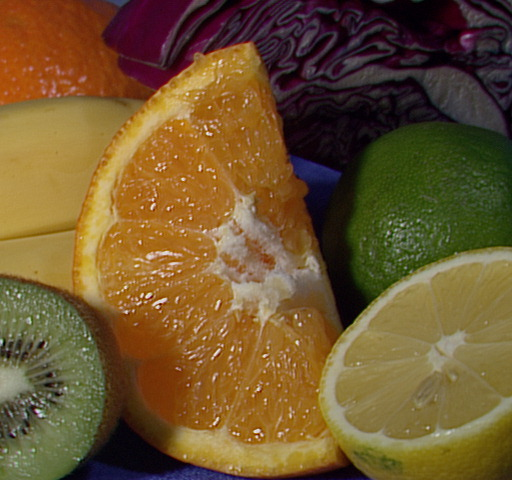
//> input picture resource/fruits.jpg, 512 x 480 px
$ ./main ../../resource/fruits.jpg   (built with g++ and OpenCV 4)
//> lines starting //> are read from the running program, lines starting //| are printed output that depends on the picture; after the words box and inside, x2 and y2 are one past the last pixel; in counts of white or black regions, pixels touching at a corner belong together
//Example11-1. An affine transformation

#include<opencv2/opencv.hpp>
#include<iostream>

using namespace std;
using namespace cv;

int main(int argc, char** argv)
{
	// [5 lines of commented-out code are left out]

	Mat src = imread("E:/mycode/mycode_opencv/resource/fruits.jpg", 1);
//> src is the input picture: 480 rows x 512 cols, CV_8UC3; mean B, G, R 46.2, 85.6, 110.8
	if (src.empty()) { cout << "Can not load " << argv[1] << endl; return -1; }

	Point2f srcTri[] =
	{
		Point2f(0, 0),				//src Top left
		Point2f(src.cols - 1, 0),	//src Top right
		Point2f(0.0, src.rows - 1)	//src Bottom left
	};

	Point2f dstTri[] =
	{
		Point2f(src.cols*0.f, src.rows*0.33f),		//dst Top left
		Point2f(src.cols*0.85f, src.rows*0.25f),	//dst Top right
		Point2f(src.cols*0.15f, src.rows*0.7f)		//dst Bottom left
	};

	//COMPUTE AFFINE MATRIX
	//
	Mat warp_mat = getAffineTransform(srcTri, dstTri);
	Mat dst, dst2;
	warpAffine(src, dst, warp_mat, src.size(), INTER_LINEAR, BORDER_CONSTANT, Scalar());
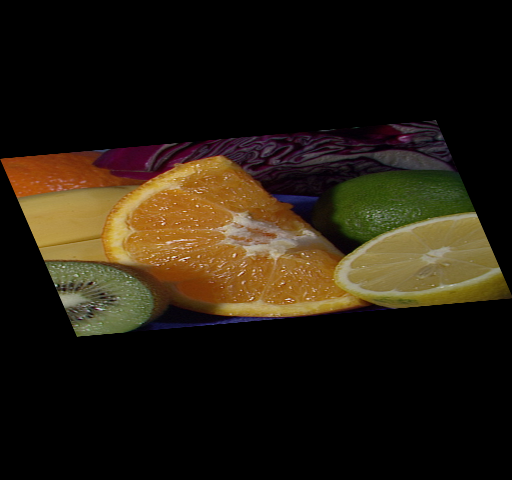
//> dst: 480 rows x 512 cols, CV_8UC3; mean B, G, R 15.2, 28.1, 36.3
	for (int i = 0; i < 2; ++i)
	{
		circle(dst, dstTri[i], 5, Scalar(255, 0, 255), -1, LINE_AA);
	}
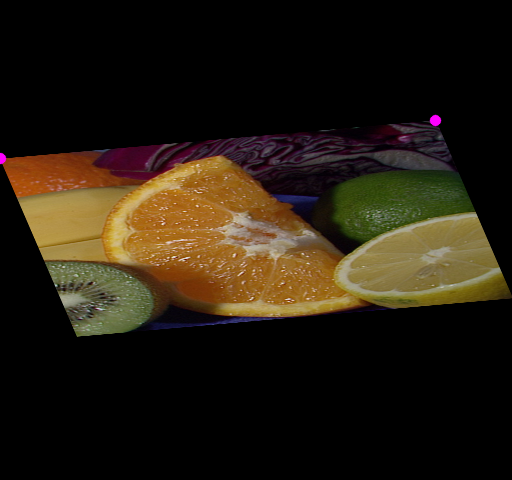
//> dst: 480 rows x 512 cols, CV_8UC3; 0.08% of pixels changed, all inside (x1, y1, x2, y2) = (0, 114, 442, 165)

	imshow("Affine Transform Test", dst);
	waitKey();

	for (int frame = 0;; ++frame)
	{
		//COMPUTE ROTATION MATRIX
		Point2f center(src.cols*0.5f, src.rows*0.5f);
//> center = Point(256, 240)
		double angle = frame * 3 % 360, scale = (cos((angle - 60)*CV_PI / 180) + 1.05)*0.8;

		Mat rot_mat = getRotationMatrix2D(center, angle, scale);
//> rot_mat = [[1.24, 0, -61.44], [0, 1.24, -57.6]]

		warpAffine(src, dst, rot_mat, src.size(), INTER_LINEAR, BORDER_CONSTANT, Scalar());
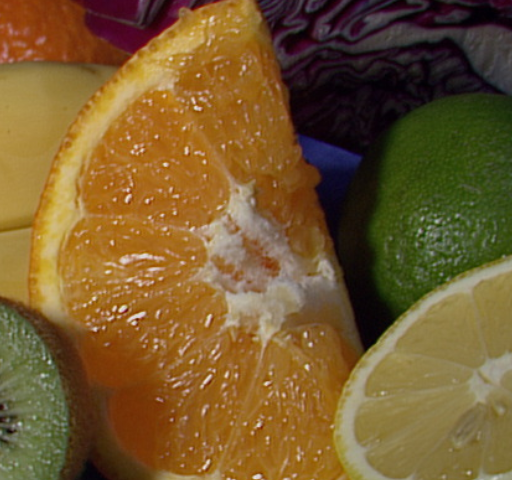
//> dst: 480 rows x 512 cols, CV_8UC3; mean B, G, R 45.9, 90.3, 118.3

		imshow("Rotated Image", dst);
		if (waitKey(30) >= 0)
//> the Esc key is pressed
			break;
	}

	return 0;
}

$ run again, with resource/BlueCup.jpg copied over resource/fruits.jpg
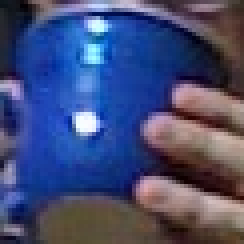
//> input picture resource/BlueCup.jpg, 61 x 61 px (shown 4 times larger)
//> src is the input picture: 61 rows x 61 cols, CV_8UC3; mean B, G, R 117.6, 76.4, 68
//> after the loop `for (int i = 0; i < 2; ++i)`:
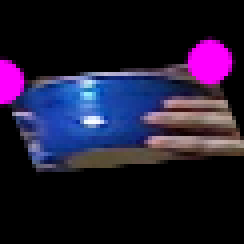
//> dst: 61 rows x 61 cols, CV_8UC3 (shown 4 times larger); mean B, G, R 49.2, 25, 32.3
//> `warpAffine(src, dst, rot_mat, src.size(), INTER_LINEAR, BORDER_CONSTAN..`:
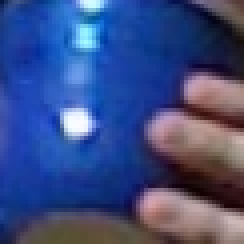
//> dst: 61 rows x 61 cols, CV_8UC3 (shown 4 times larger); mean B, G, R 131.7, 77.2, 60.5

$ run again, with resource/HandIndoorColor.jpg copied over resource/fruits.jpg
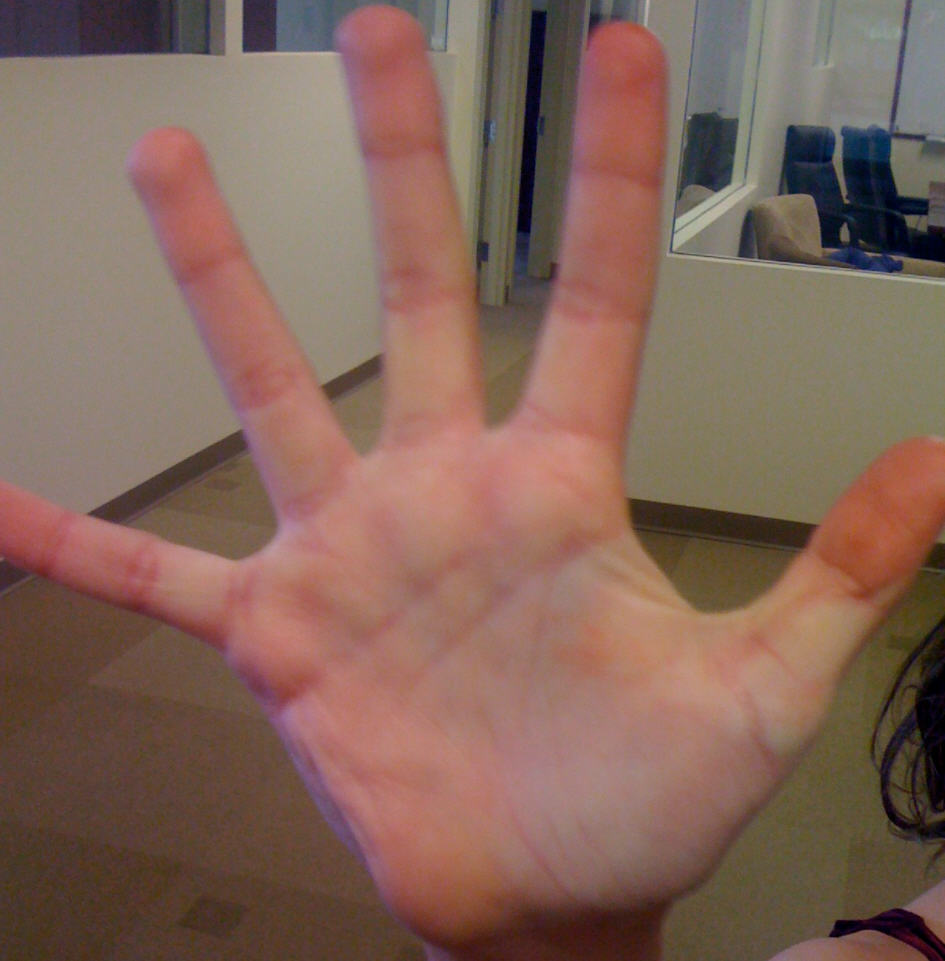
//> input picture resource/HandIndoorColor.jpg, 945 x 961 px
//> src is the input picture: 961 rows x 945 cols, CV_8UC3; mean B, G, R 89.5, 101.6, 131.2
//> `warpAffine(src, dst, warp_mat, src.size(), INTER_LINEAR, BORDER_CONSTA..`:
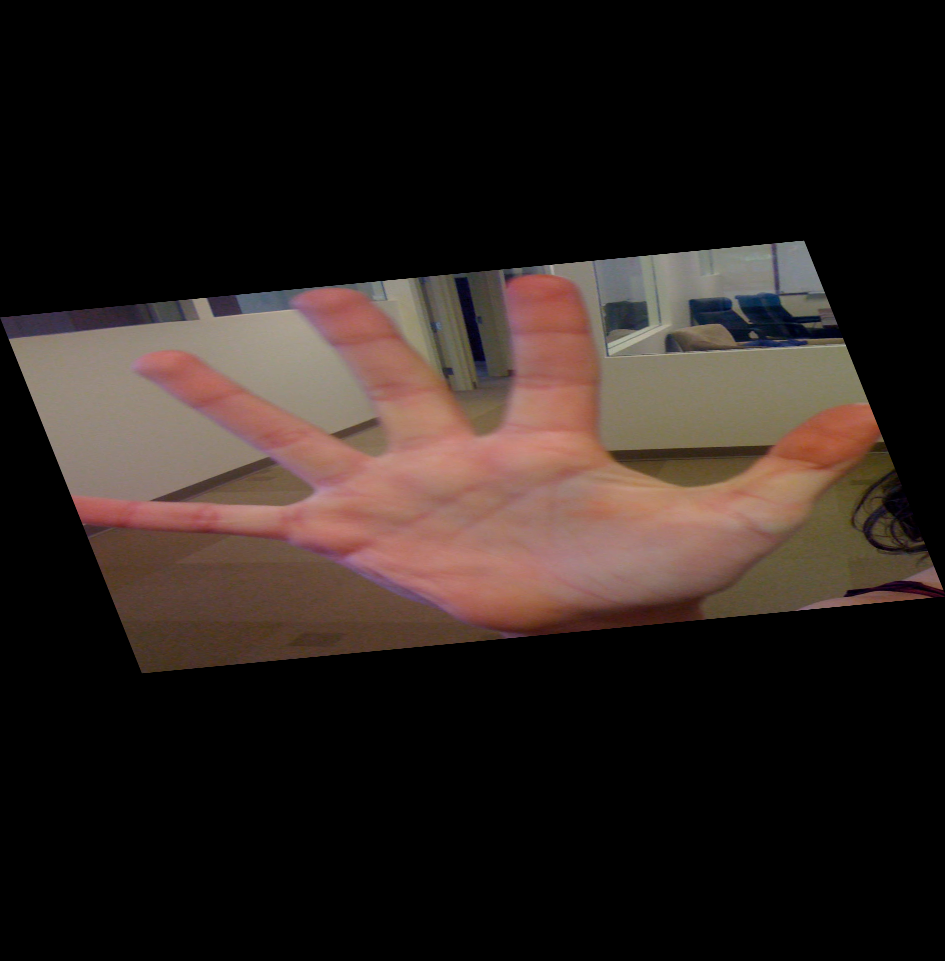
//> dst: 961 rows x 945 cols, CV_8UC3; mean B, G, R 29.3, 33.2, 42.9
//> `warpAffine(src, dst, rot_mat, src.size(), INTER_LINEAR, BORDER_CONSTAN..`:
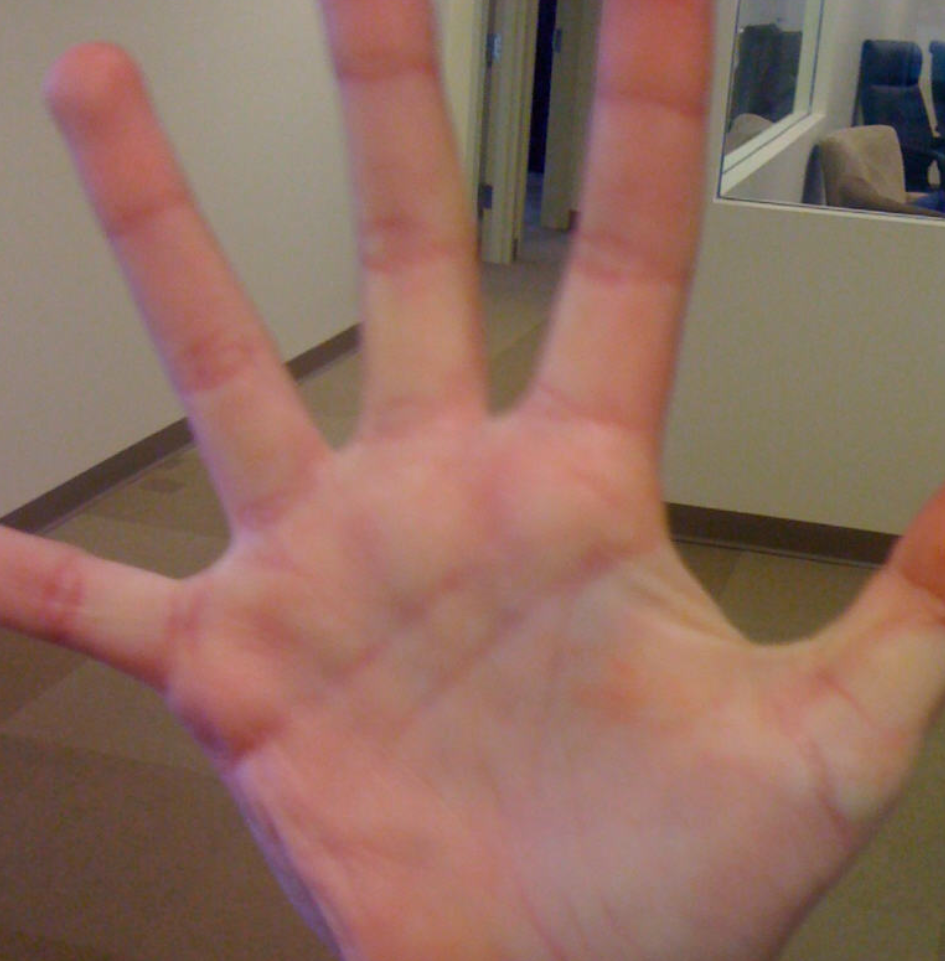
//> dst: 961 rows x 945 cols, CV_8UC3; mean B, G, R 96.1, 109.5, 143.8

$ run again, with resource/HandOutdoorColor.jpg copied over resource/fruits.jpg
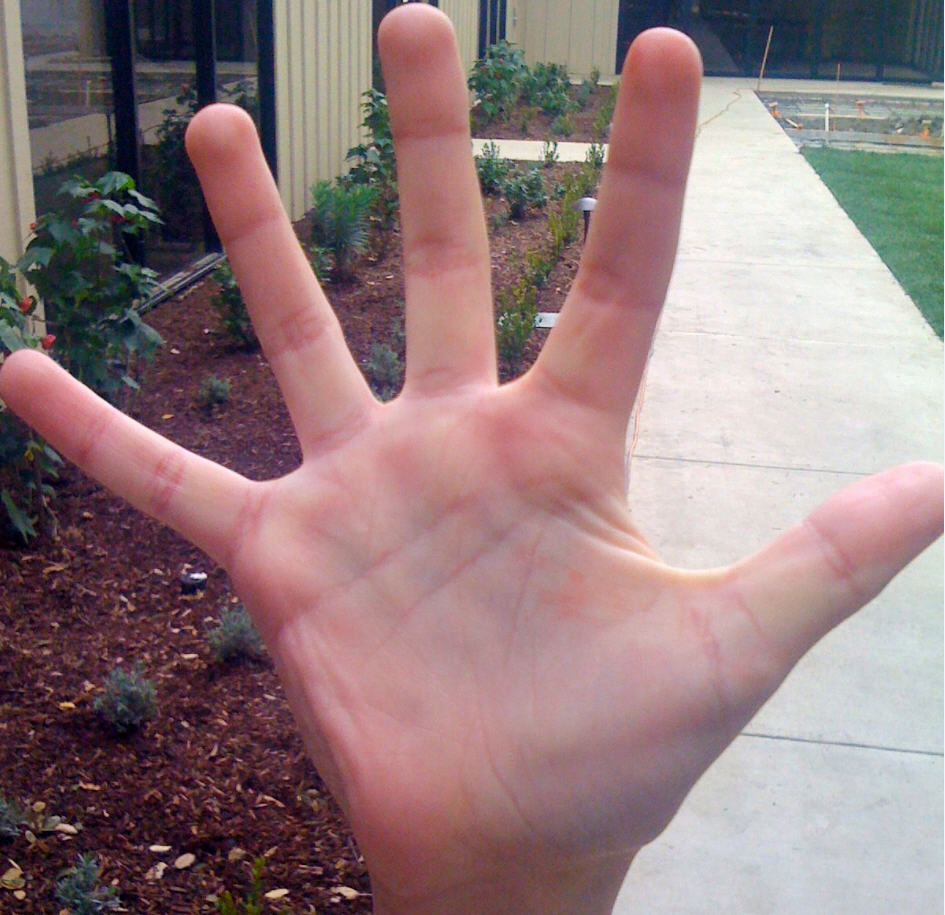
//> input picture resource/HandOutdoorColor.jpg, 945 x 915 px
//> src is the input picture: 915 rows x 945 cols, CV_8UC3; mean B, G, R 125.6, 123.8, 146.8
//> `warpAffine(src, dst, warp_mat, src.size(), INTER_LINEAR, BORDER_CONSTA..`:
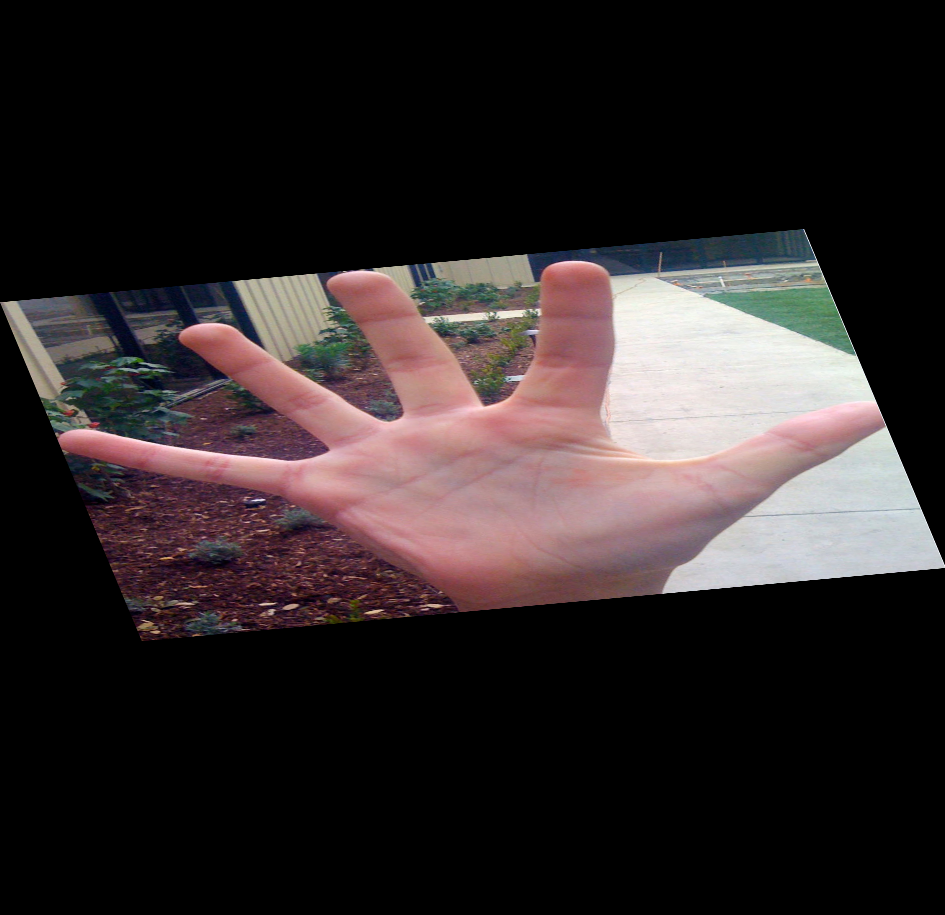
//> dst: 915 rows x 945 cols, CV_8UC3; mean B, G, R 41.1, 40.5, 48
//> `warpAffine(src, dst, rot_mat, src.size(), INTER_LINEAR, BORDER_CONSTAN..`:
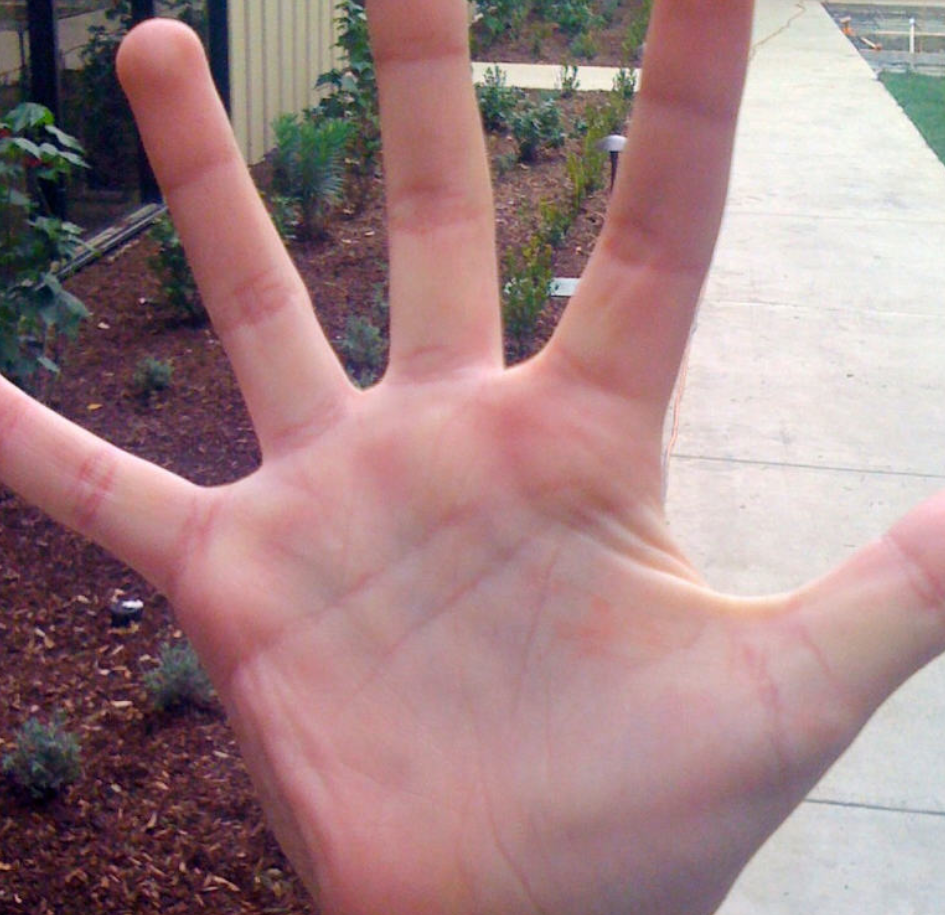
//> dst: 915 rows x 945 cols, CV_8UC3; mean B, G, R 132.2, 130.2, 160.6
